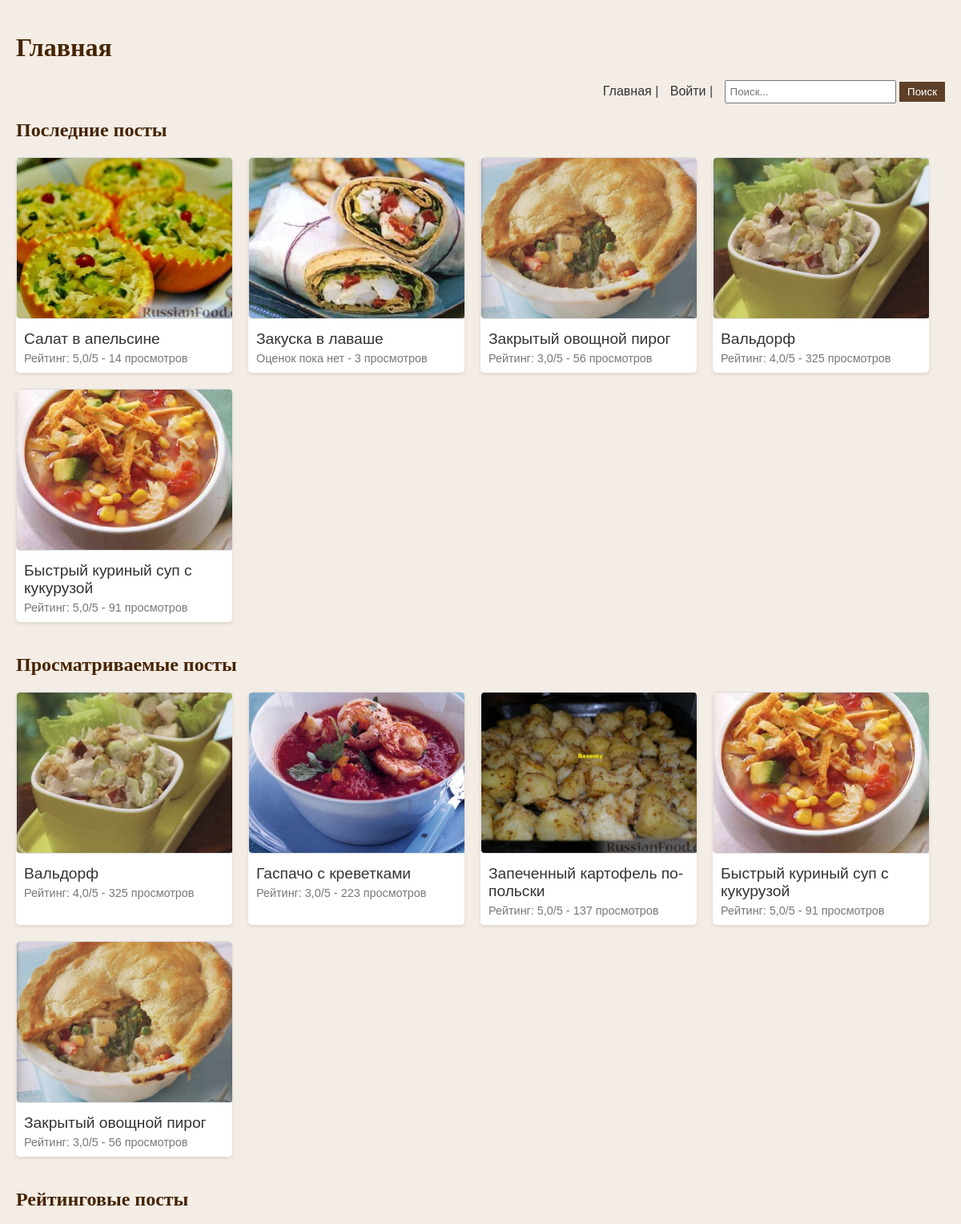
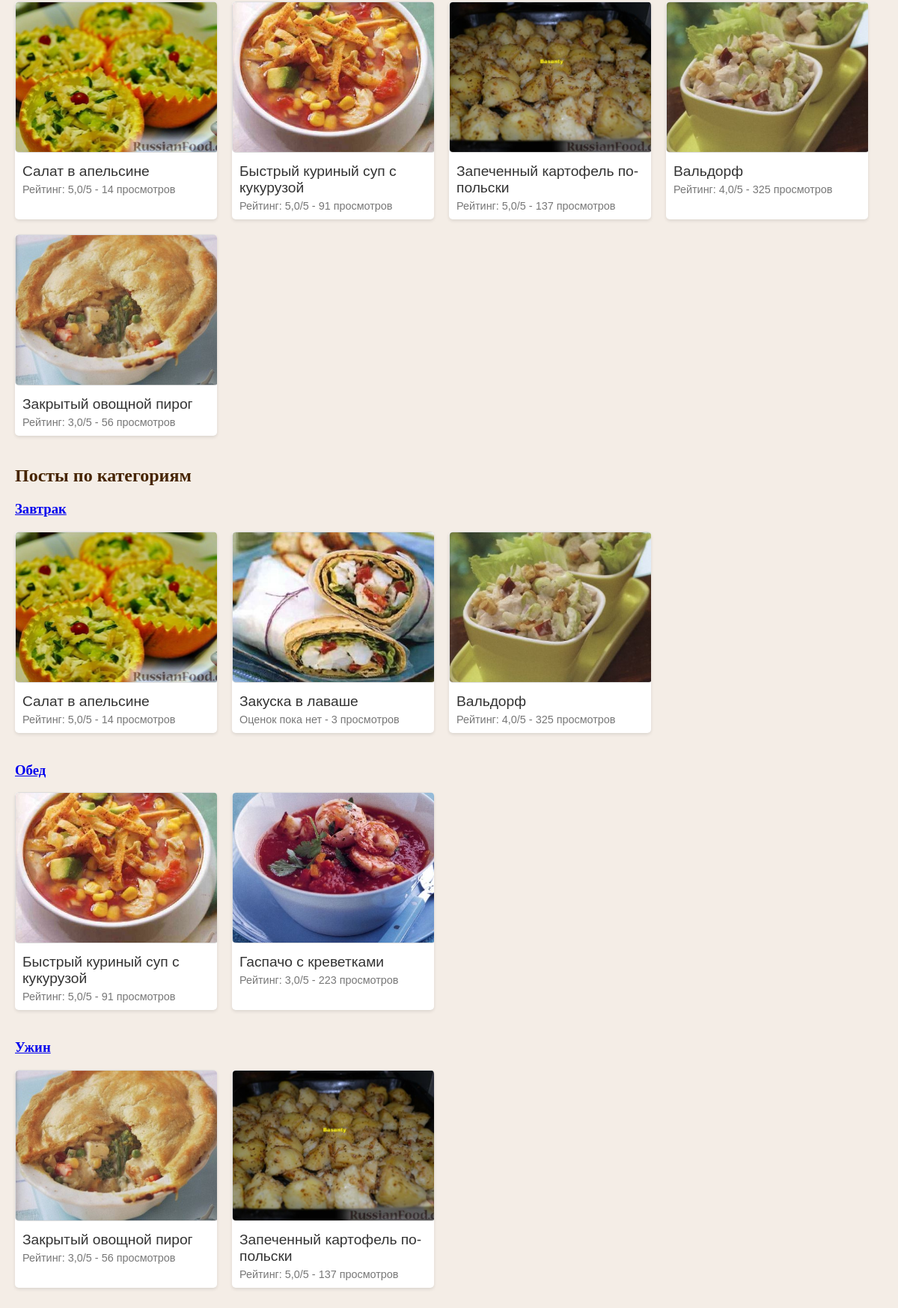
Before: /success/ with the older database file (2 pictures, top to bottom).
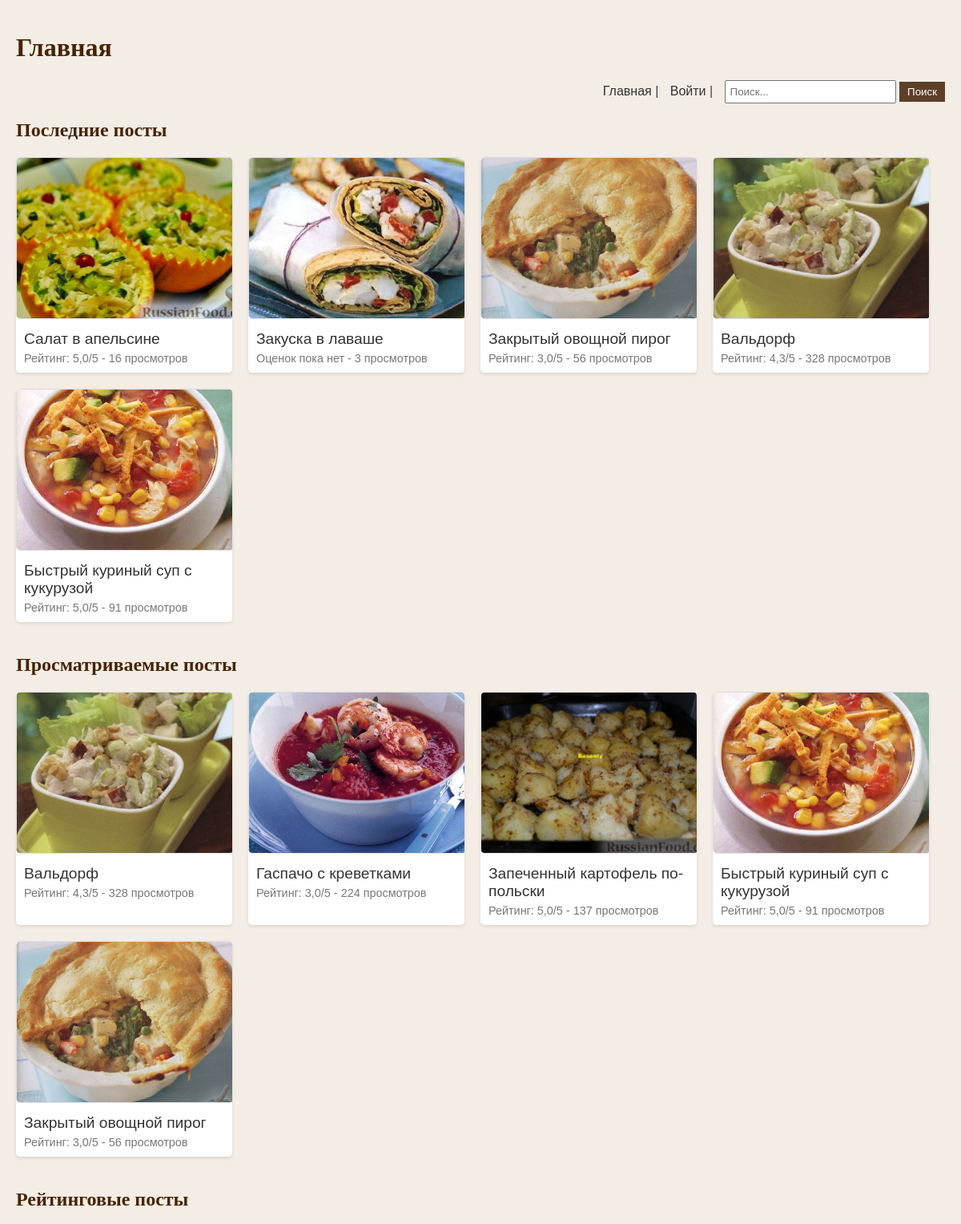
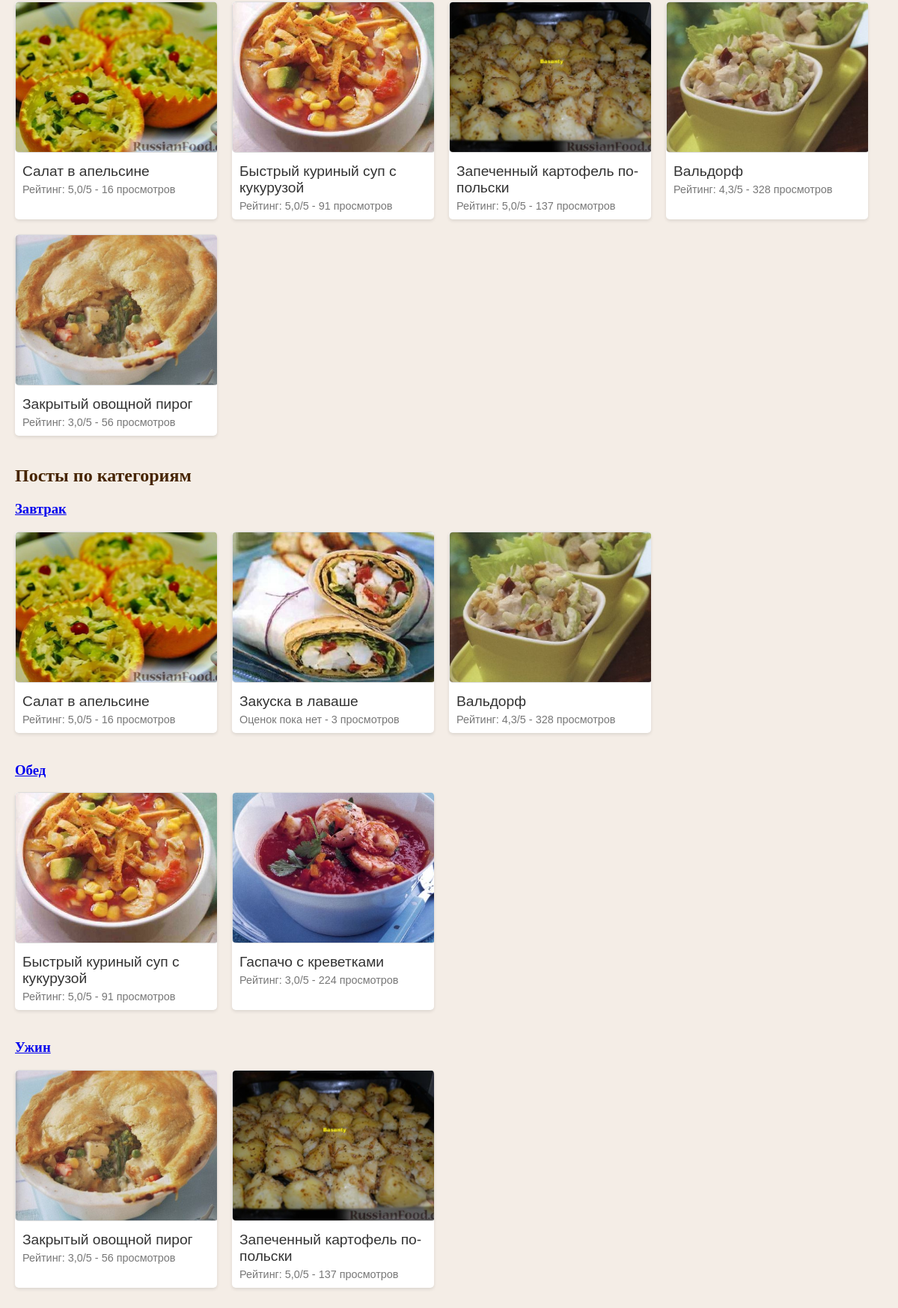
After: the same page with the newer database file (2 pictures, top to bottom).
### registration_app/models.py (models this page shows, shortened)
class Text(models.Model):
    CATEGORY_CHOICES = [
        ('Завтрак', 'Завтрак'),
        ('Обед', 'Обед'),
        ('Ужин', 'Ужин'),
    ]
    title = models.CharField(max_length=255)
    short_description = models.CharField(max_length=255, null=True, blank=True)
    full_description = models.TextField()
    user = models.ForeignKey(CustomUser, on_delete=models.CASCADE)
    photo = models.ImageField(upload_to='photos/', null=True, blank=True)
    category = models.CharField(max_length=50, choices=CATEGORY_CHOICES)
    created_at = models.DateTimeField(default=timezone.now)
    views = models.PositiveIntegerField(default=0)

### registration_app/views.py (the view)
# urls.py: path('success/', views.success, name='success'),
def success(request):
    user, error_response = get_user_from_token(request)
    texts = Text.objects.order_by('-id')[:5]
    search_query = request.GET.get('search_query')
    if search_query:
        texts = texts.filter(
            Q(title__icontains=search_query) |
            Q(short_description__icontains=search_query) |
            Q(full_description__icontains=search_query)
        )
    texts_by_category = {
        'Завтрак': Text.objects.filter(category='Завтрак').order_by('-id')[:5],
        'Обед': Text.objects.filter(category='Обед').order_by('-id')[:5],
        'Ужин': Text.objects.filter(category='Ужин').order_by('-id')[:5]
    }
    most_viewed_texts = Text.objects.order_by('-views')[:5]
    top_rated_texts = Text.objects.annotate(avg_rating=Avg('reviews__rating')).order_by('-avg_rating', '-id')[:5]
    for category, category_texts in texts_by_category.items():
        for text in category_texts:
            text.average_rating = text.reviews.aggregate(Avg('rating'))['rating__avg']
    for text in texts:
        text.average_rating = text.reviews.aggregate(Avg('rating'))['rating__avg']
    for text in most_viewed_texts:
        text.average_rating = text.reviews.aggregate(Avg('rating'))['rating__avg']
    for text in top_rated_texts:
        text.average_rating = text.reviews.aggregate(Avg('rating'))['rating__avg']
    categories = Text.CATEGORY_CHOICES
    return render(request, 'registration_app/success.html', {
        'username': user.username if user else None,
        'texts': texts,
        'texts_by_category': texts_by_category,
        'most_viewed_texts': most_viewed_texts,
        'top_rated_texts': top_rated_texts,
        'token': request.COOKIES.get('token'),
        'is_moderator': user.is_moderator if user else False,
        'search_query': search_query,
        'categories': categories
    })

### registration_app/views.py (called while the page is built, shortened)
def get_user_from_token(request):
    token = request.COOKIES.get('token')
    if not token:
        return None, render(request, 'registration_app/token_invalid.html')

### registration_app/templates/registration_app/success.html (shortened to what this page needs)
<!DOCTYPE html>
<html>
<head>
</head>
<body>
    <h1>Главная</h1>
    {% if username %}
    <div class="menu">
        <a href="{% url 'success' %}">Главная</a> |
        <a href="{% url 'create_text' %}">Новый пост</a> |
        <a href="{% url 'profile' %}">Профиль</a> |
        <a href="{% url 'all_favorite_texts' %}">Избранное</a> |
        <a href="{% url 'chat_list' %}">Поддержка</a> |
        <form action="{% url 'search_results' %}" method="get" style="display:inline;">
            <input type="text" name="search_query" placeholder="Поиск..." />
            <button type="submit">Поиск</button>
        </form>
        {% if is_moderator %}
            <a href="{% url 'moderator_unpublished_texts' %}">Страница модератора</a><br>
        {% endif %}
    </div>
    {% else %}
    <div class="menu">
        <a href="{% url 'success' %}">Главная</a> |
        <a href="{% url 'login' %}">Войти</a> |
        <form action="{% url 'search_results' %}" method="get" style="display:inline;">
            <input type="text" name="search_query" placeholder="Поиск..." />
            <button type="submit">Поиск</button>
        </form>
    </div>
    {% endif %}
    <h2>Последние посты</h2>
    <div class="cards">
        {% if texts %}
            {% for text in texts %}
            <div class="card">
                <a href="{% url 'text_detail' text.id %}">
                    {% if text.photo %}
                        <img src="{{ text.photo.url }}" alt="{{ text.title }}">
                    {% endif %}
                    <div class="card-content">
                        <div class="card-title">{{ text.title }}</div>
                        <div class="card-details">
                            {% if text.average_rating %}
                                Рейтинг: {{ text.average_rating|floatformat:1 }}/5
                            {% else %}
                                Оценок пока нет
                            {% endif %}
                            - {{ text.views }} просмотров
                        </div>
                    </div>
                </a>
            </div>
            {% endfor %}
        {% else %}
            <p>Нет постов.</p>
        {% endif %}
    </div>
    <h2>Просматриваемые посты</h2>
    <div class="cards">
        {% if most_viewed_texts %}
            {% for text in most_viewed_texts %}
            <div class="card">
                <a href="{% url 'text_detail' text.id %}">
                    {% if text.photo %}
                        <img src="{{ text.photo.url }}" alt="{{ text.title }}">
                    {% endif %}
                    <div class="card-content">
                        <div class="card-title">{{ text.title }}</div>
                        <div class="card-details">
                            {% if text.average_rating %}
                                Рейтинг: {{ text.average_rating|floatformat:1 }}/5
                            {% else %}
                                Оценок пока нет
                            {% endif %}
                            - {{ text.views }} просмотров
                        </div>
                    </div>
                </a>
            </div>
            {% endfor %}
        {% else %}
            <p>Нет постов.</p>
        {% endif %}
    </div>
    <h2>Рейтинговые посты</h2>
    <div class="cards">
        {% if top_rated_texts %}
            {% for text in top_rated_texts %}
            <div class="card">
                <a href="{% url 'text_detail' text.id %}">
                    {% if text.photo %}
                        <img src="{{ text.photo.url }}" alt="{{ text.title }}">
                    {% endif %}
                    <div class="card-content">
                        <div class="card-title">{{ text.title }}</div>
                        <div class="card-details">
                            {% if text.average_rating %}
                                Рейтинг: {{ text.average_rating|floatformat:1 }}/5
                            {% else %}
                                Оценок пока нет
                            {% endif %}
                            - {{ text.views }} просмотров
                        </div>
                    </div>
                </a>
            </div>
            {% endfor %}
        {% else %}
            <p>Нет постов.</p>
        {% endif %}
    </div>
    <h2>Посты по категориям</h2>
    {% for category, category_texts in texts_by_category.items %}
        <h3><a href="{% url 'search_results' %}?category_filter={{ category }}">{{ category }}</a></h3>
        <div class="cards">
            {% if category_texts %}
                {% for text in category_texts %}
                <div class="card">
                    <a href="{% url 'text_detail' text.id %}">
                        {% if text.photo %}
                            <img src="{{ text.photo.url }}" alt="{{ text.title }}">
                        {% endif %}
                        <div class="card-content">
                            <div class="card-title">{{ text.title }}</div>
                            <div class="card-details">
                                {% if text.average_rating %}
                                    Рейтинг: {{ text.average_rating|floatformat:1 }}/5
                                {% else %}
                                    Оценок пока нет
                                {% endif %}
                                - {{ text.views }} просмотров
                            </div>
                        </div>
                    </a>
                </div>
            {% endfor %}
        {% else %}
            <p>Нет постов.</p>
        {% endif %}
    </div>
    {% endfor %}
</body>
</html>

### registration_app/templates/registration_app/success.html (style rules this page uses)
body { font-family: Arial, sans-serif; max-width: 1700px; margin: auto; padding: 20px; background-color: #f4ede6; color: #3e3e3e; }
h1, h2, h3 { font-family: Georgia, serif; color: #462400; }
.cards { display: flex; flex-wrap: wrap; justify-content: flex-start; }
.card { width: calc(20% - 20px); margin-bottom: 20px; background-color: #fff; border-radius: 5px; box-shadow: 0 2px 4px rgba(0, 0, 0, 0.1); overflow: hidden; margin-right: 20px; transition: transform 0.3s ease, box-shadow 0.3s ease; }
.card a { text-decoration: none; color: inherit; display: block; }
.card img { width: 100%; height: 200px; object-fit: cover; border-top-left-radius: 5px; border-top-right-radius: 5px; }
.card-content { padding: 10px; }
.card-title { font-size: 1.2em; margin-bottom: 5px; color: #333; }
.card-details { font-size: 0.9em; color: #777; }
@media screen and (max-width: 1200px) { .card { width: calc(25% - 20px); } }
.menu { text-align: right; margin-bottom: 20px; }
.menu a { text-decoration: none; color: #333; margin-left: 10px; }
.menu form { display: inline; margin-left: 10px; }
.menu input[type="text"] { padding: 5px; width: 200px; }
.menu button { padding: 5px 10px; background-color: #5e3f28; color: #fff; border: none; cursor: pointer; }
img { margin-right: 10px; border: 1px solid #ddd; border-radius: 5px; }

Changed rows visible on the page:
changed Text "Салат в апельсине": views "14" → "16"
changed Text "Вальдорф": average_rating "4,0" → "4,3"; views "325" → "328"
changed Text "Гаспачо с креветками": views "223" → "224"
